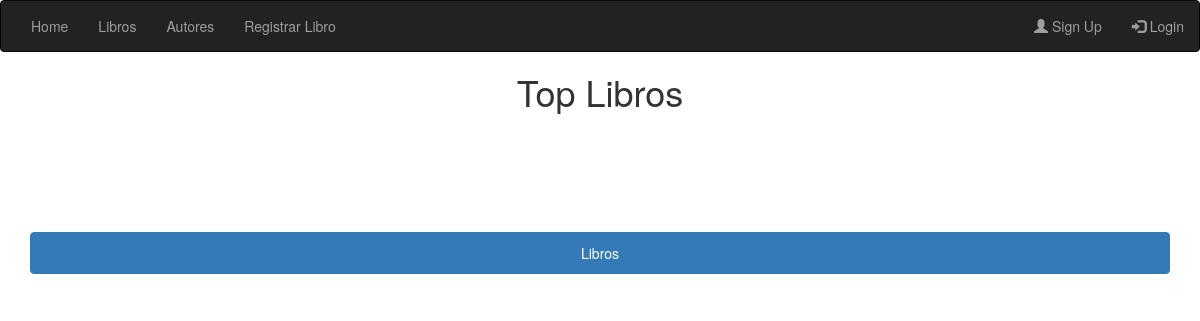
Page /libros/ on the earlier database version.
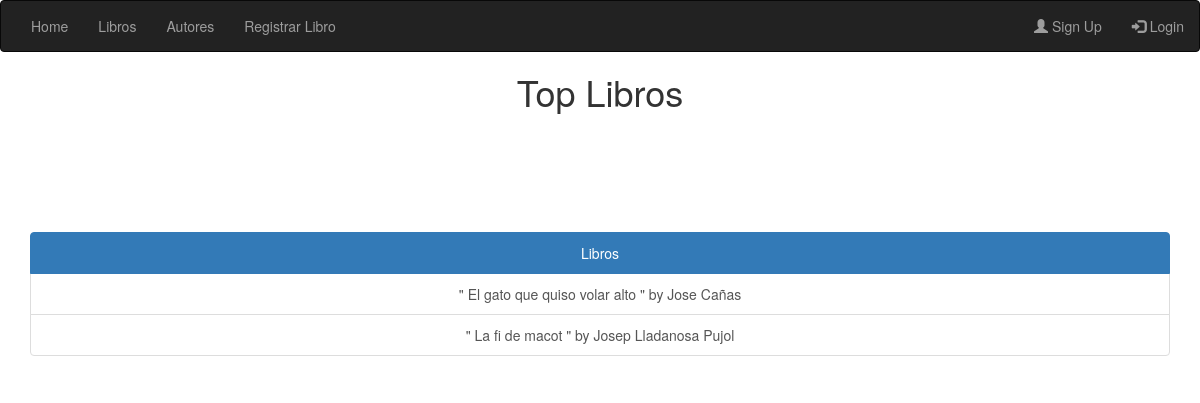
Same page on the later database version.
### catalog/models.py (models this page shows, shortened)
class Book (models.Model):
    title = models.CharField(max_length=128, help_text="Escribe el titulo del libro que desea guardar e.j: THE 100")
    author = models.ForeignKey(Author, on_delete=models.SET_DEFAULT, default=1)
    summary = models.TextField(max_length=500, help_text="Escribe un breve resumen del libro")
    isb = models.CharField('ISBN', max_length=13, help_text="Escribe un ISBN valido (13 caracteres)")
    genre = models.ManyToManyField(Genre, help_text="Selecciona un genero literario")
    language = models.ManyToManyField(Language, help_text="Selecciona los idiomas que esta escrito el libro")
    date_published = models.DateField(null=True)
    user = models.ForeignKey(User, default=1, on_delete=models.CASCADE)

class Author(models.Model):
    first_name = models.CharField(max_length=32)
    second_name = models.CharField(max_length=32)
    native_language = models.OneToOneField(Language, on_delete=models.SET_NULL, null=True,
                                           help_text="Selecciona el lenguage nativo de escritura del autor")
    def __str__(self):
        return '%s  %s' % (self.first_name, self.second_name)

### catalog/views.py (the view)
# urls.py: path('libros/', views.libros, name='libros'),
def libros(request):
    book = Book.objects.all().order_by('title')
    return render(request, 'nav/Libros.html', context={'book': book})

### templates/nav/Libros.html (shortened to what this page needs)
{% extends 'generic.html' %}
{% block content %}
     <h1 align="center" style="margin-bottom: 10%">Top Libros</h1>
            <div class="container" >
                <div class="list-group" align="center">
                 <a href="#" class="list-group-item active">Libros</a>
                    {% for i in book %}
                        <a href="#" class="list-group-item">" {{ i.title }} " by {{ i.author }}</a>
                    {% endfor %}
                </div>
            </div>
{% endblock %}

### templates/generic.html (shortened to what this page needs)
<!DOCTYPE html>
<html lang="en">
<head>
    <link rel="stylesheet" href="https://maxcdn.bootstrapcdn.com/bootstrap/3.4.0/css/bootstrap.min.css">
    {% load static %}
</head>
<body>
        <nav class="navbar navbar-inverse">
            <div class="container-fluid">
                <ul class="nav navbar-nav">
                    <li><a href="{% url 'index' %}">Home</a></li>
                    <li><a href="{% url 'libros' %}">Libros</a></li>
                    <li><a href="{% url 'autores' %}">Autores</a></li>
                     <li><a href="{% url 'book_create' %}">Registrar Libro</a></li>
                </ul>
                <ul class="nav navbar-nav navbar-right">
                    {% if user.is_authenticated %}
                        <li><a href="#"><span class="glyphicon"></span> Hi {{ user.username }}</a></li>
                        <li><a href="{% url 'logout' %}"><span class="glyphicon glyphicon-log-in"></span> Logout</a></li>
                    {% else %}
                        <li><a href="{% url 'signup' %}"><span class="glyphicon glyphicon-user"></span> Sign Up</a></li>
                        <li><a href="{% url 'login' %}"><span class="glyphicon glyphicon-log-in"></span> Login</a></li>
                    {% endif %}
                </ul>
            </div>
        </nav>
        {% block content %}{% endblock %}
</body>
</html>

Differences in the rows shown:
added Book: title "El gato que quiso volar alto", author "Jose Cañas"
added Book: title "La fi de macot", author "Josep Lladanosa Pujol"
